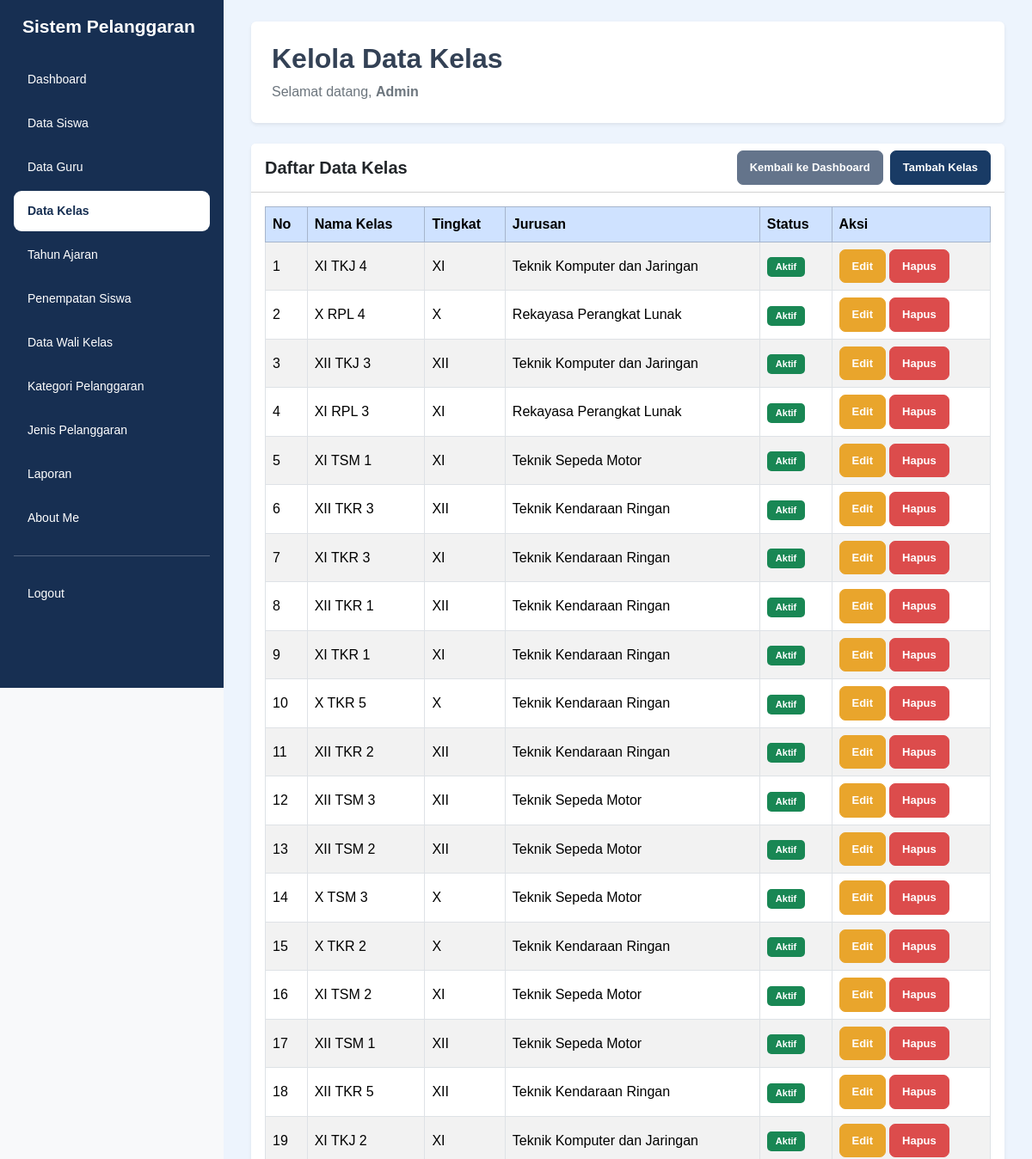
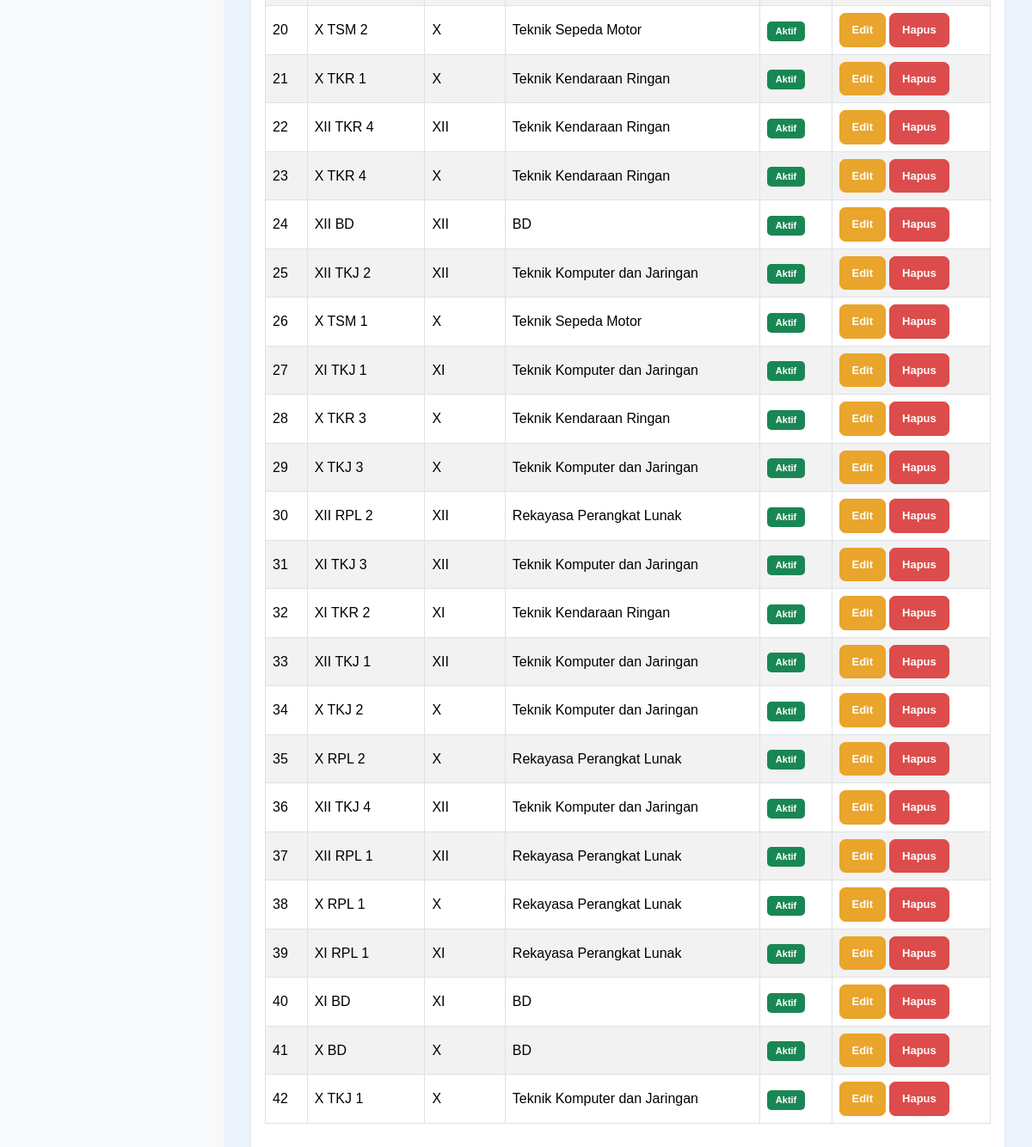
/data_kelas.php (signed in), run on an earlier commit of the app's database (2 pictures, top to bottom).
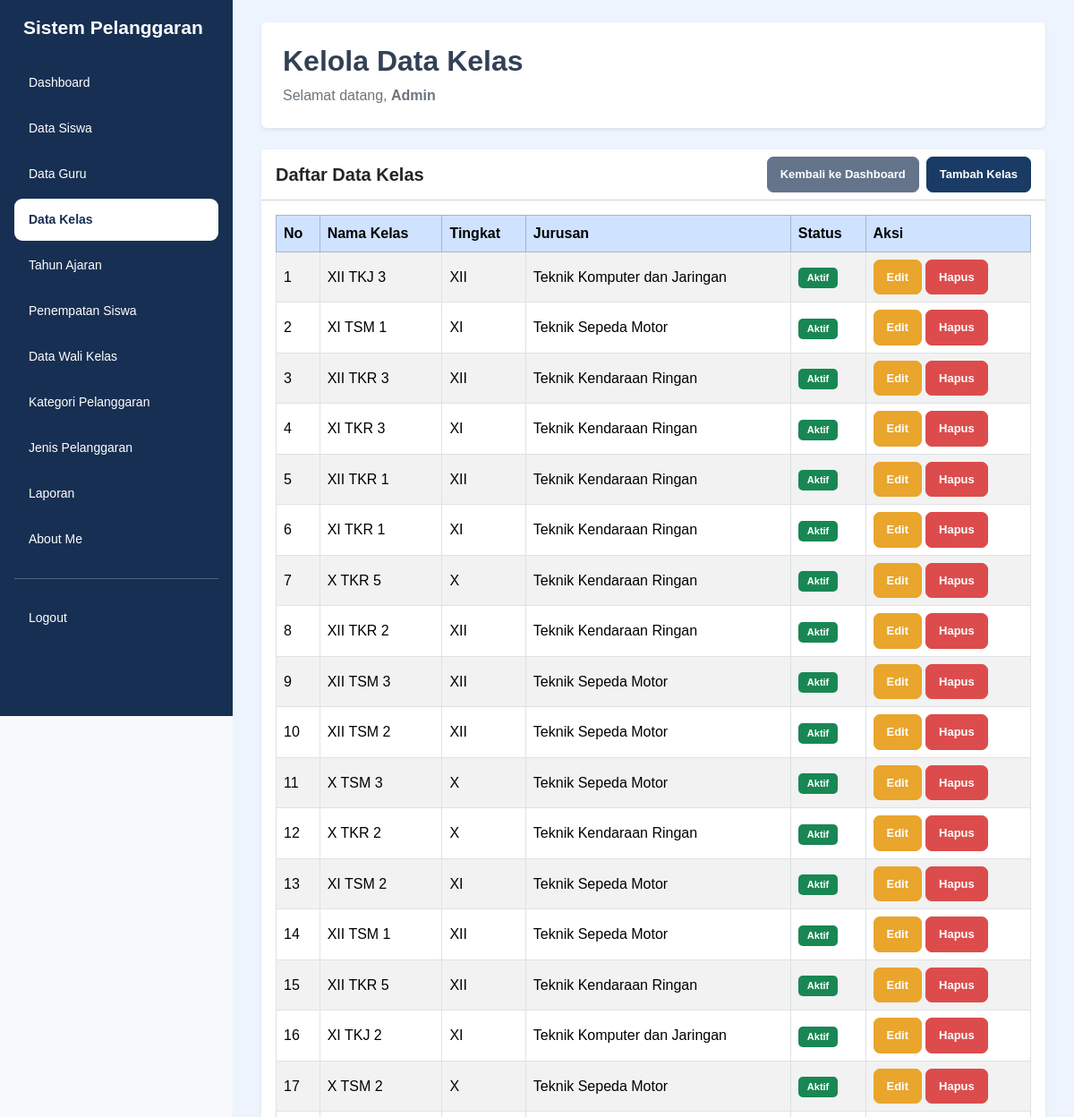
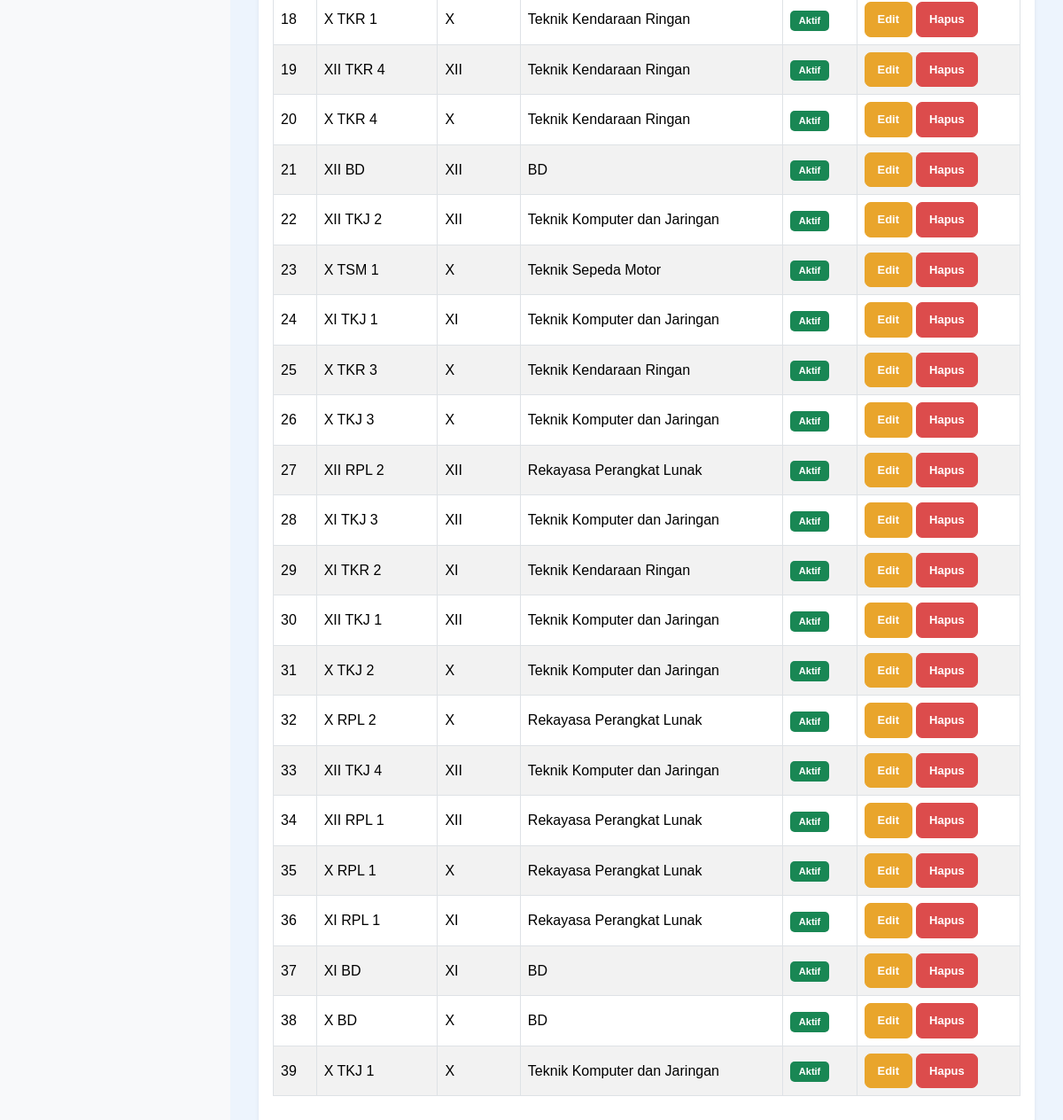
And on a later commit of the database (2 pictures, top to bottom).
### tables this page shows
CREATE TABLE `t_kelas` (
  `id` int(11) NOT NULL,
  `nama` varchar(100) NOT NULL,
  `tingkat` varchar(20) NOT NULL,
  `jurusan` varchar(100) NOT NULL,
  `status_aktif` tinyint(1) NOT NULL,
  `created_at` timestamp NOT NULL DEFAULT current_timestamp(),
  `updated_at` timestamp NOT NULL DEFAULT current_timestamp()
);

### data_kelas.php (the view, shortened to what this page needs)
<?php
include 'config/koneksi.php';
$name = $_SESSION['name'] ?? 'Admin';
$halaman = basename($_SERVER['PHP_SELF']);
$query = mysqli_query(
    $koneksi,
    "SELECT * FROM t_kelas ORDER BY id DESC"
);
?>
<!DOCTYPE html>
<html lang="id">
<head>
    <link href="https://cdn.jsdelivr.net/npm/bootstrap@5.3.8/dist/css/bootstrap.min.css"
          rel="stylesheet">
    <link rel="stylesheet"
          href="https://cdn.datatables.net/3.1.4/css/dataTables.dataTables.min.css">
    <link rel="stylesheet" href="style/style.css">
</head>
<body class="bg-light">
<div class="container-fluid">
    <div class="row">
        <div class="sidebar col-md-3 col-lg-2 position-fixed top-0 start-0 vh-100 p-3 overflow-auto">
            <h4 class="text-white mb-4">Sistem Pelanggaran</h4>
            <ul class="nav nav-pills flex-column gap-1">
                <li class="nav-item">
                    <a href="dashboard.php" class="nav-link text-white">Dashboard</a>
                </li>
                <li class="nav-item">
                    <a href="data_siswa.php" class="nav-link text-white">Data Siswa</a>
                </li>
                <li class="nav-item">
                    <a href="data_guru.php" class="nav-link text-white">Data Guru</a>
                </li>
                <li class="nav-item">
                    <a href="data_kelas.php"
                       class="nav-link <?= $halaman == 'data_kelas.php' ? 'active' : 'text-white'; ?>">
                        Data Kelas
                    </a>
                </li>
                <li class="nav-item">
                    <a href="data_tahun_ajaran.php" class="nav-link text-white">Tahun Ajaran</a>
                </li>
                <li class="nav-item">
                    <a href="data_penempatan_siswa.php" class="nav-link text-white">Penempatan Siswa</a>
                </li>
                <li class="nav-item">
                    <a href="data_wali_kelas.php" class="nav-link text-white">Data Wali Kelas</a>
                </li>
                <li class="nav-item">
                    <a href="data_kategori_pelanggaran.php" class="nav-link text-white">Kategori Pelanggaran</a>
                </li>
                <li class="nav-item">
                    <a href="data_jenis_pelanggaran.php" class="nav-link text-white">Jenis Pelanggaran</a>
                </li>
                <li class="nav-item">
                    <a href="laporan.php" class="nav-link text-white">Laporan</a>
                </li>
                <li class="nav-item">
                    <a href="about_me.php" class="nav-link text-white">About Me</a>
                </li>
                <hr class="border-white">
                <li class="nav-item">
                    <a href="logout.php" class="nav-link text-white">Logout</a>
                </li>
            </ul>
        </div>
        <main class="content-main">
            <div class="page-content">
                <div class="bg-white rounded shadow-sm p-4 mb-4">
                    <h2 class="fw-bold">Kelola Data Kelas</h2>
                    <p class="text-secondary mb-0">
                        Selamat datang,
                        <b><?= htmlspecialchars($name); ?></b>
                    </p>
                </div>
                <div class="card shadow-sm border-0">
                    <div class="card-header bg-white">
                        <div class="d-flex justify-content-between align-items-center flex-wrap gap-2">
                            <h5 class="mb-0 fw-bold">Daftar Data Kelas</h5>
                            <div class="d-flex gap-2">
                                <a href="dashboard.php" class="btn btn-secondary btn-sm">
                                    Kembali ke Dashboard
                                </a>
                                <a href="tambah_kelas.php" class="btn btn-primary btn-sm">
                                    Tambah Kelas
                                </a>
                            </div>
                        </div>
                    </div>
                    <div class="card-body">
                        <div class="table-responsive">
                            <table id="tabelKelas"
                                   class="table table-bordered table-striped table-hover align-middle w-100">
                                <thead class="table-primary">
                                    <tr>
                                        <th>No</th>
                                        <th>Nama Kelas</th>
                                        <th>Tingkat</th>
                                        <th>Jurusan</th>
                                        <th>Status</th>
                                        <th>Aksi</th>
                                    </tr>
                                </thead>
                                <tbody>
                                <?php
                                $no = 1;
                                if (mysqli_num_rows($query) > 0) {
                                    while ($data = mysqli_fetch_assoc($query)) {
                                        $jurusan = $data['jurusan'] ?? '-';
                                        if ($jurusan == 'RPL') {
                                            $jurusan = 'Rekayasa Perangkat Lunak';
                                        } elseif ($jurusan == 'TKJ') {
                                            $jurusan = 'Teknik Komputer dan Jaringan';
                                        } elseif ($jurusan == 'TSM') {
                                            $jurusan = 'Teknik Sepeda Motor';
                                        } elseif ($jurusan == 'TKR') {
                                            $jurusan = 'Teknik Kendaraan Ringan';
                                        } elseif ($jurusan == 'TBSM') {
                                            $jurusan = 'Teknik dan Bisnis Sepeda Motor';
                                        }
                                ?>
                                    <tr>
                                        <td><?= $no++; ?></td>
                                        <td>
                                            <?= htmlspecialchars($data['nama'] ?? '-'); ?>
                                        </td>
                                        <td>
                                            <?= htmlspecialchars($data['tingkat'] ?? '-'); ?>
                                        </td>
                                        <td>
                                            <?= htmlspecialchars($jurusan); ?>
                                        </td>
                                        <td>
                                            <?php if (($data['status_aktif'] ?? 0) == 1) { ?>
                                                <span class="badge bg-success">Aktif</span>
                                            <?php } else { ?>
                                                <span class="badge bg-secondary">Tidak Aktif</span>
                                            <?php } ?>
                                        </td>
                                        <td>
                                            <div class="d-flex gap-1">
                                                <a href="edit_kelas.php?id=<?= urlencode($data['id']); ?>"
                                                   class="btn btn-warning btn-sm">
                                                    Edit
                                                </a>
                                                <a href="hapus_kelas.php?id=<?= urlencode($data['id']); ?>"
                                                   class="btn btn-danger btn-sm"
                                                   onclick="return confirm('Yakin ingin menghapus data kelas ini?')">
                                                    Hapus
                                                </a>
                                            </div>
                                        </td>
                                    </tr>
                                <?php
                                    }
                                } ?>
                                </tbody>
                            </table>
                        </div>
                    </div>
                </div>
            </div>
        </main>
    </div>
</div>
</body>
</html>

### style/style.css (style rules this page uses)
* { box-sizing: border-box; }
html { width: 100%; min-height: 100%; overflow-x: hidden; }
body { width: 100%; min-height: 100vh; margin: 0; padding: 0; font-family: Arial, Helvetica, sans-serif; background-color: #edf4fd; color: #334155; }
a { text-decoration: none; }
.sidebar { position: fixed !important; top: 0; left: 0; width: 260px !important; max-width: 260px !important; height: 100vh; padding: 24px 15px; background-color: #172f52 !important; z-index: 1001; overflow-y: auto; overflow-x: hidden; flex: none !important; }
.sidebar h4 { color: #ffffff; font-size: 21px; font-weight: 700; margin: 0 0 38px; padding: 0 10px; line-height: 1.4; }
.sidebar .nav { display: flex; flex-direction: column; gap: 7px; }
.sidebar .nav-item { width: 100%; }
.sidebar .nav-link { display: block; width: 100%; padding: 13px 16px; border-radius: 9px; color: #e2eaf6; font-size: 14px; font-weight: 500; transition: all 0.2s ease; }
.sidebar .nav-link.active { background-color: #ffffff !important; color: #172f52 !important; font-weight: 700; }
.content-main { display: block !important; position: relative; width: calc(100% - 260px) !important; max-width: none !important; min-height: 100vh; margin-left: 260px !important; margin-right: 0 !important; padding: 25px 32px 35px !important; background-color: #edf4fd; overflow-x: hidden; }
.btn { display: inline-flex; justify-content: center; align-items: center; border-radius: 7px; padding: 9px 14px; font-size: 13px; font-weight: 600; white-space: nowrap; transition: all 0.2s ease; }
.btn-primary { background-color: #193b65; border-color: #193b65; color: #ffffff; }
.btn-secondary { background-color: #64748b; border-color: #64748b; color: #ffffff; }
.btn-warning { background-color: #e9a52c; border-color: #e9a52c; color: #ffffff; }
.btn-danger { background-color: #dc4c4c; border-color: #dc4c4c; color: #ffffff; }
.table-responsive { display: block; width: 100%; max-width: 100%; overflow-x: auto; }
.badge { display: inline-block; padding: 6px 10px; border-radius: 5px; font-size: 11px; font-weight: 600; }
@media (min-width: 768px) { .content-main { padding-top: 25px !important; } }

What changed in the data, as far as the page shows it:
removed t_kelas: nama "XI TKJ 4", tingkat "XI", jurusan "Teknik Komputer dan Jaringan", status_aktif "Aktif"
removed t_kelas: nama "X RPL 4", tingkat "X", jurusan "Rekayasa Perangkat Lunak", status_aktif "Aktif"
removed t_kelas: nama "XI RPL 3", tingkat "XI", jurusan "Rekayasa Perangkat Lunak", status_aktif "Aktif"
